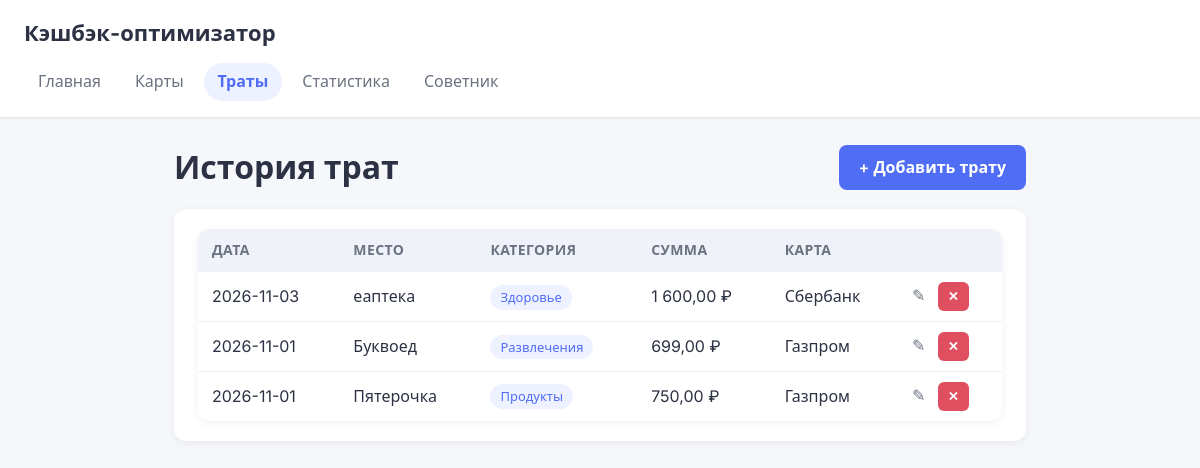
Page /transactions on the committed database.
### models.py (models this page shows, shortened)
class Transaction(db.Model):
    id = db.Column(db.Integer, primary_key=True)
    store_name = db.Column(db.String(100), nullable=False)
    category = db.Column(db.String(50), nullable=False)
    amount = db.Column(db.Float, nullable=False)
    spent_on = db.Column(db.Date, nullable=False, default=date.today)
    card_id = db.Column(db.Integer, db.ForeignKey('card.id'), nullable=False)
    card = db.relationship('Card', backref='transactions')

class Card(db.Model):
    id = db.Column(db.Integer, primary_key=True)
    name = db.Column(db.String(100), nullable=False)
    default_percent = db.Column(db.Float, nullable=False, default=1.0)
    rules = db.relationship('CashbackRule', backref='card',
                            cascade='all, delete-orphan',
                            lazy=True)

### app.py (the view)
@app.route('/transactions')
def transactions_list():
    transactions = (
        Transaction.query
        .order_by(Transaction.spent_on.desc(), Transaction.id.desc())
        .all()
    )
    return render_template('transactions.html', transactions=transactions)

### app.py (called while the page is built)
@app.template_filter('money')
def money(value):
    return f'{value:,.2f}'.replace(',', ' ').replace('.', ',')

### templates/transactions.html (shortened to what this page needs)
{% extends 'base.html' %}
{% block content %}
<div class="page-header">
    <h1>История трат</h1>
    <a class="btn" href="{{ url_for('add_transaction') }}">+ Добавить трату</a>
</div>
<div class="card">
    <table>
        <thead>
        <tr>
            <th>Дата</th>
            <th>Место</th>
            <th>Категория</th>
            <th>Сумма</th>
            <th>Карта</th>
            <th></th>
        </tr>
        </thead>
        <tbody>
        {% for t in transactions %}
        <tr>
            <td>{{ t.spent_on }}</td>
            <td>{{ t.store_name }}</td>
            <td><span class="chip">{{ t.category }}</span></td>
            <td>{{ t.amount | money }} ₽</td>
            <td>{{ t.card.name }}</td>
            <td class="actions">
                <a href="{{ url_for('edit_transaction', tr_id=t.id) }}" title="Редактировать">✎</a>
                <form method="post" action="{{ url_for('delete_transaction', tr_id=t.id) }}" class="inline-form">
                    <button type="submit" class="btn-danger btn-small" onclick="return confirm('Удалить трату?')">✕</button>
                </form>
            </td>
        </tr>
        {% else %}
        <tr><td colspan="6" class="muted">Трат пока нет — добавьте первую!</td></tr>
        {% endfor %}
        </tbody>
    </table>
</div>
{% endblock %}

### static/css/style.css (style rules this page uses)
:root { --bg: #f6f7fb; --card: #ffffff; --text: #2c3244; --muted: #6b7280; --accent: #4f6df5; --accent-dark: #3d54c4; --danger: #e04f5f; --radius: 12px; }
* { box-sizing: border-box; }
body { margin: 0; font-family: 'Inter', 'Segoe UI', Arial, sans-serif; background: var(--bg); color: var(--text); line-height: 1.6; }
.card { background: var(--card); border-radius: var(--radius); box-shadow: 0 2px 8px rgba(0, 0, 0, 0.06); padding: 20px 24px; margin-bottom: 20px; }
input[type="submit"], button { background: var(--accent); color: #fff; border: none; border-radius: 8px; padding: 10px 20px; font: inherit; font-weight: 600; cursor: pointer; transition: background 0.15s; }
.btn { background: var(--accent); color: #fff; text-decoration: none; padding: 10px 20px; border-radius: 8px; font-weight: 600; display: inline-block; transition: background 0.15s; }
.btn-danger { background: var(--danger); }
.btn-small { padding: 4px 10px; font-size: 13px; border-radius: 6px; }
table { width: 100%; border-collapse: collapse; background: var(--card); border-radius: var(--radius); overflow: hidden; box-shadow: 0 2px 8px rgba(0, 0, 0, 0.06); }
th, td { padding: 10px 14px; text-align: left; border-bottom: 1px solid #eef0f4; }
th { background: #f0f2fa; font-size: 14px; color: var(--muted); text-transform: uppercase; letter-spacing: 0.4px; }
tr:last-child td { border-bottom: none; }
.chip { display: inline-block; background: #eef1ff; color: var(--accent); font-size: 13px; font-weight: 500; padding: 2px 10px; border-radius: 999px; }
.inline-form { display: inline; margin: 0; }
.actions { white-space: nowrap; }
.actions a { color: var(--muted); text-decoration: none; margin-right: 8px; }
.page-header { display: flex; align-items: center; justify-content: space-between; flex-wrap: wrap; gap: 12px; margin-bottom: 16px; }
.page-header h1, .page-header h3 { margin: 0; }

### rows in the picture
Transaction: spent_on "2026-11-03", store_name "еаптека", category "Здоровье", amount "1 600,00", card.name "Сбербанк"
Transaction: spent_on "2026-11-01", store_name "Буквоед", category "Развлечения", amount "699,00", card.name "Газпром"
Transaction: spent_on "2026-11-01", store_name "Пятерочка", category "Продукты", amount "750,00", card.name "Газпром"
